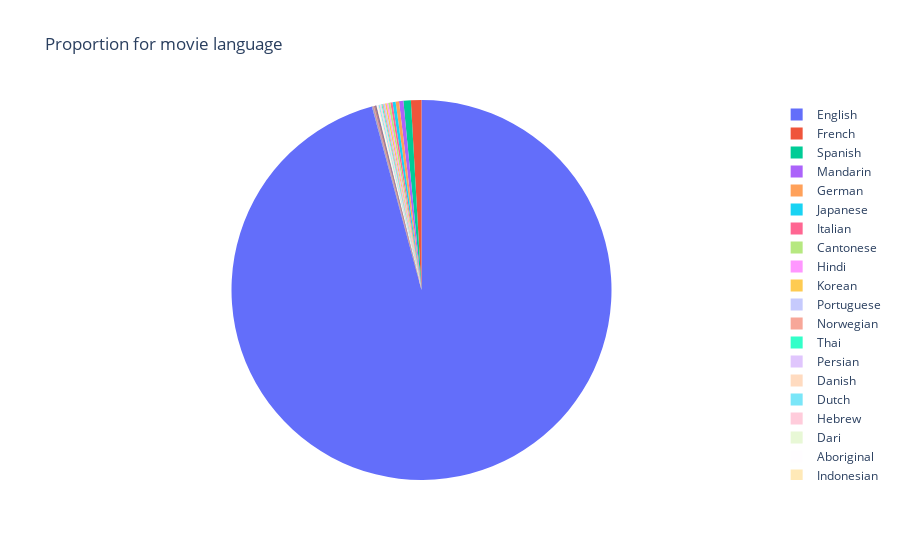

The cell this chart's notebook holds for it:
### Markdown cell above
**How about "language" and "country"? Are they relevant in predicting IMDB?**

### Code cell
lang_count = data.language.value_counts()
lang_count_pct = lang_count*100/len(data)
fig = px.pie(lang_count_pct, values=lang_count_pct.values, names=lang_count_pct.index, title="Proportion for movie language")
fig.update_traces(hoverinfo='label+percent+value',textinfo='none')
fig.show()

### Figure 1 — Plotly figure (JSON) as saved in the notebook; plotly's stock layout.template omitted (floating-point values rounded to 4 significant figures)
{"data": [{"domain": {"x": [0, 1], "y": [0, 1]}, "hoverinfo": "label+percent+value", "hovertemplate": "index=%{label}<br>value=%{value}<extra></extra>", "labels": ["English", "French", "Spanish", "Mandarin", "German", "Japanese", "Italian", "Cantonese", "Hindi", "Korean", "Portuguese", "Norwegian", "Thai", "Persian", "Danish", "Dutch", "Hebrew", "Dari", "Aboriginal", "Indonesian", "Filipino", "Zulu", "Hungarian", "Russian", "Czech", "Maya", "Aramaic", "None", "Vietnamese", "Arabic", "Mongolian", "Romanian", "Bosnian", "Kazakh"], "legendgroup": "", "name": "", "showlegend": true, "textinfo": "none", "type": "pie", "values": [95.74, 0.8933, 0.6306, 0.3678, 0.289, 0.2627, 0.1839, 0.1839, 0.1314, 0.1314, 0.1314, 0.1051, 0.07882, 0.07882, 0.07882, 0.07882, 0.05255, 0.05255, 0.05255, 0.05255, 0.02627, 0.02627, 0.02627, 0.02627, 0.02627, 0.02627, 0.02627, 0.02627, 0.02627, 0.02627, 0.02627, 0.02627, 0.02627, 0.02627]}], "layout": {"legend": {"tracegroupgap": 0}, "title": {"text": "Proportion for movie language"}}}
